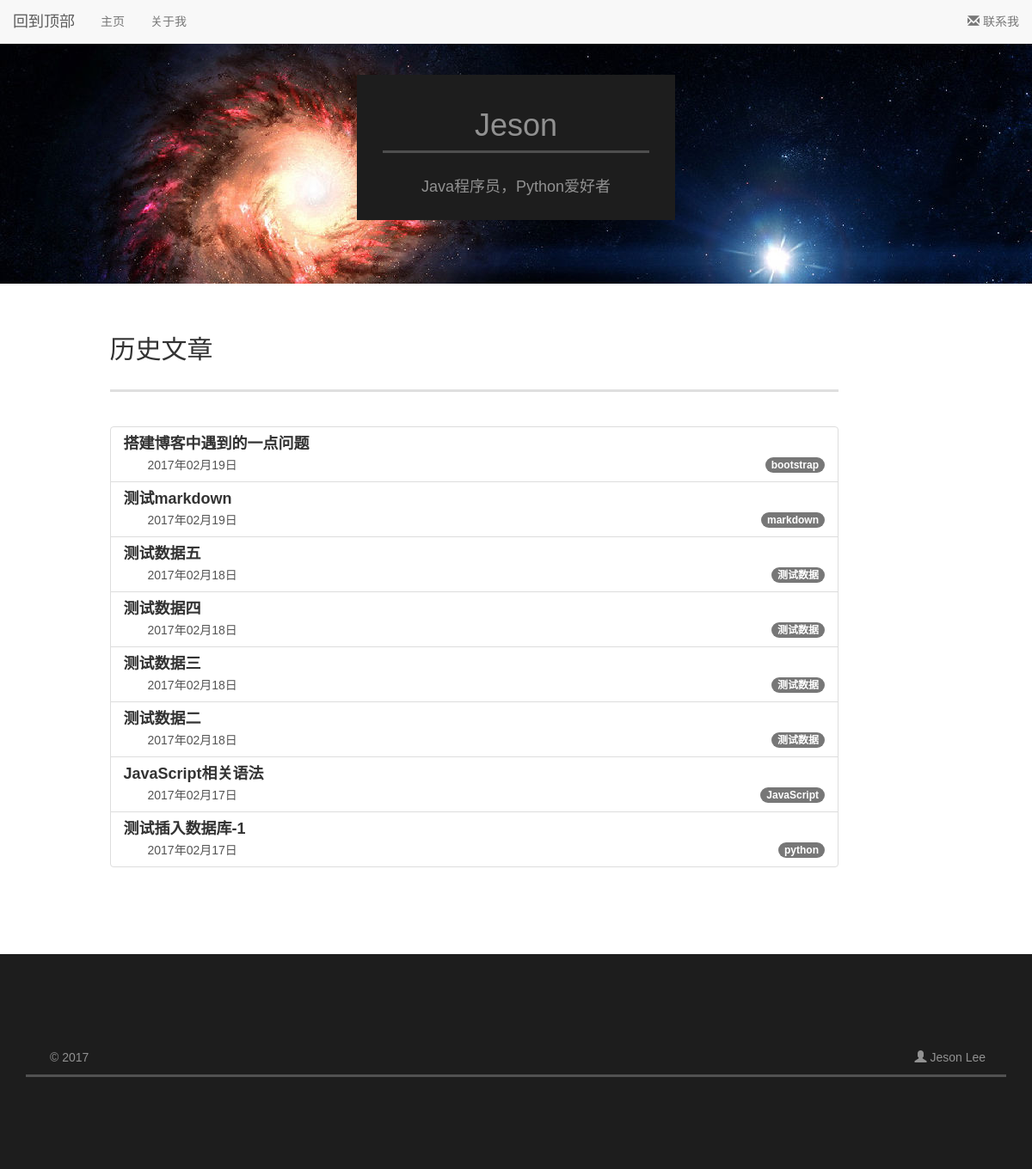
The page /pre/ on the database its author committed.
### blog/models.py (models this page shows, shortened)
class Article(models.Model):
    title = models.CharField(max_length=100)
    category = models.CharField(max_length=50, blank=True)
    date_time = models.DateTimeField(auto_now_add=True)
    content = models.TextField(blank=True, null=True)
    class Meta:
        ordering = ['-date_time']

### blog/views.py (the view)
# urls.py: url(r'^pre/$', views.pre, name='pre')
def pre(request):
    articles = Article.objects.all()  # 获取全部的Article对象
    return render(request, 'pre.html', {'articles': articles})

### templates/pre.html
{% extends 'base.html' %}
{% block content %}
  <h2>历史文章</h2>
  <br>
  <hr>
  <br><br>
  <div class="list-group">
    {% for article in articles %}
      <a href="{% url 'detail' article_id=article.id %}" class="list-group-item">
        <h4 class="list-group-item-heading"><strong>{{ article.title }}</strong></h4>
        <span class="badge">{{ article.category }}</span>
        <p class="list-group-item-text">{{ article.date_time|date:'Y年m月d日' }}</p>
      </a>
    {% endfor %}
  </div>
{% endblock %}

### blog/static/selfmade/base.css (style rules this page uses)
body, button, input, select, textarea, h1, h2, h3, h4, h5, h6 { font-family: Arial, Microsoft YaHei, '宋体', Tahoma, Helvetica, "\5b8b\4f53", sans-serif; }
p { text-indent: 2em; }
hr { background: #dfdfdf; color: #ddd; clear: both; float: none; width: 100%; height: 3px; line-height: 1px; font-size: 0; border: none 0; margin: 0 0 1.4em; }

### rows shown on the page
Article: title "搭建博客中遇到的一点问题", category "bootstrap", date_time "2017年02月19日"
Article: title "测试markdown", category "markdown", date_time "2017年02月19日"
Article: title "测试数据五", category "测试数据", date_time "2017年02月18日"
Article: title "测试数据四", category "测试数据", date_time "2017年02月18日"
Article: title "测试数据三", category "测试数据", date_time "2017年02月18日"
Article: title "测试数据二", category "测试数据", date_time "2017年02月18日"
Article: title "JavaScript相关语法", category "JavaScript", date_time "2017年02月17日"
Article: title "测试插入数据库-1", category "python", date_time "2017年02月17日"
